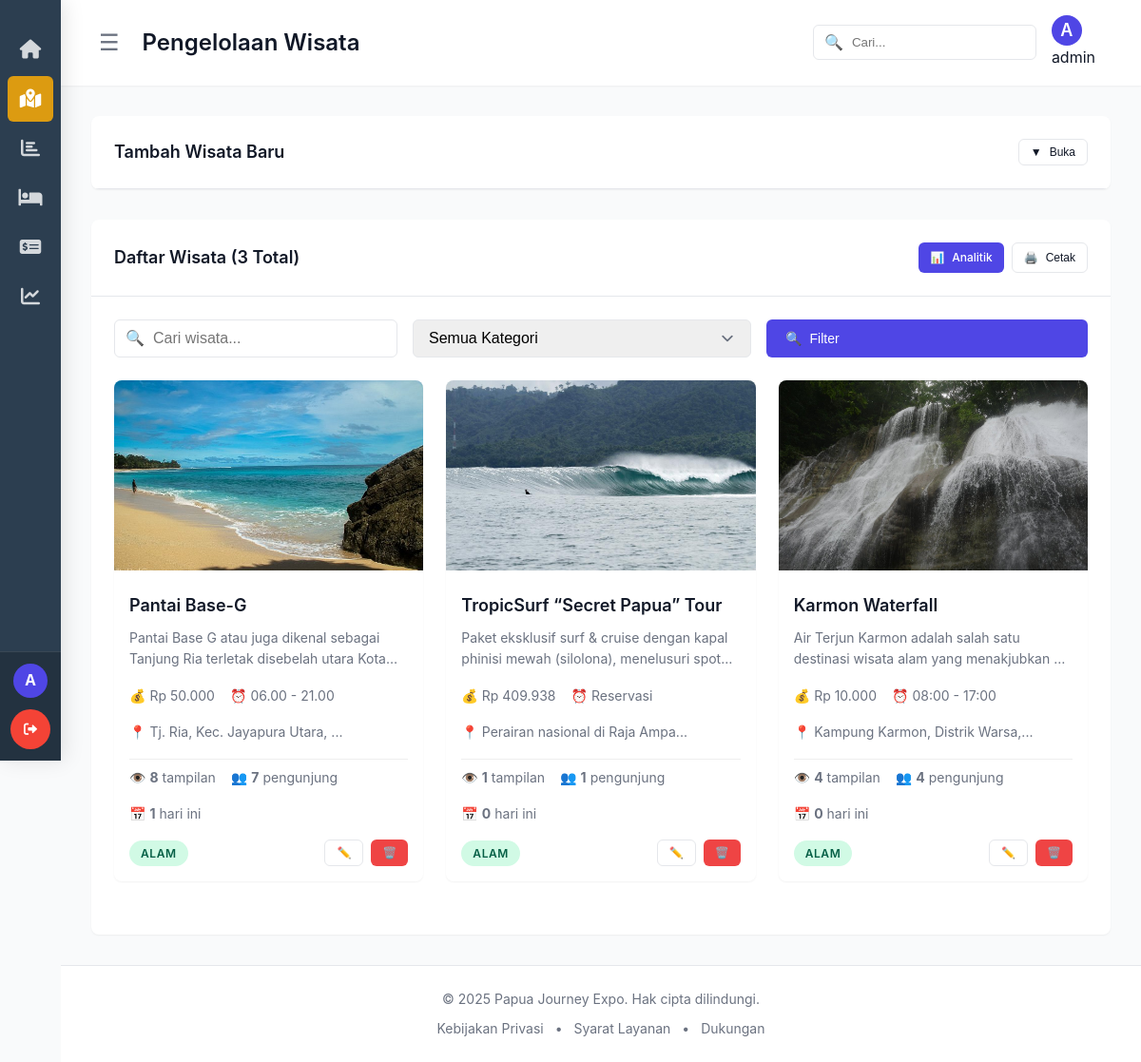
Screenshot of /admin/adminwisata.php (signed in) with the database file from the repository.
### tables this page shows
CREATE TABLE `wisata` (
  `id` int(11) NOT NULL,
  `judul` varchar(255) NOT NULL,
  `deskripsi` text NOT NULL,
  `harga` decimal(10,2) NOT NULL,
  `kategori` enum('budaya','alam') NOT NULL,
  `alamat` text NOT NULL,
  `jam_buka` varchar(100) NOT NULL,
  `photo` varchar(255) NOT NULL,
  `created_at` timestamp NOT NULL DEFAULT current_timestamp(),
  `updated_at` timestamp NOT NULL DEFAULT current_timestamp() ON UPDATE current_timestamp()
);

### admin/adminwisata.php (the view, shortened to what this page needs)
<?php
$db = getDbConnection();
$page = isset($_GET['page']) ? max(1, intval($_GET['page'])) : 1;
$limit = 10;
$offset = ($page - 1) * $limit;
$count_query = "SELECT COUNT(*) as total FROM wisata";
$count_result = mysqli_query($db, $count_query);
$total_records = mysqli_fetch_assoc($count_result)['total'];
$search = isset($_GET['search']) ? mysqli_real_escape_string($db, $_GET['search']) : '';
$where_conditions = [];
$where_clause = !empty($where_conditions) ? "WHERE " . implode(" AND ", $where_conditions) : "";
$wisata_query = "
    SELECT
        w.*,
        COALESCE(COUNT(DISTINCT wv.id), 0) as total_views,
        COALESCE(COUNT(DISTINCT wv.session_id), 0) as unique_visitors,
        COALESCE(COUNT(DISTINCT CASE WHEN DATE(wv.view_date) = CURDATE() THEN wv.id END), 0) as views_today
    FROM wisata w
    LEFT JOIN wisata_views wv ON w.id = wv.wisata_id
    $where_clause
    GROUP BY w.id
    ORDER BY w.created_at DESC
    LIMIT $limit OFFSET $offset
";
$wisata_list = mysqli_query($db, $wisata_query);
?>
<!DOCTYPE html>
<html lang="id">
<head>
    <link rel="stylesheet" href="sidebar.css">
    <link rel="stylesheet" href="admin.css">
</head>
<body>
    <div class="admin-wrapper">
        <?php include 'components/sidebar.php'; ?>
        <div class="main-content" id="mainContent">
            <?php include 'components/header.php'; ?>
            <div class="content-wrapper">
                <div class="card" style="margin-bottom: 2rem;">
                    <div class="card-header">
                        <h3 class="card-title">Tambah Wisata Baru</h3>
                        <button class="btn btn-outline btn-sm" onclick="toggleForm()" id="toggleBtn">
                            <span>▼</span> Buka
                        </button>
                    </div>
                </div>
                <div class="card">
                    <div class="card-header">
                        <h3 class="card-title">Daftar Wisata (<?php echo $total_records; ?> Total)</h3>
                        <div style="display: flex; gap: 0.5rem;">
                            <a href="wisata_analytics.php" class="btn btn-primary btn-sm">
                                <span>📊</span> Analitik
                            </a>
                            <button class="btn btn-outline btn-sm" onclick="window.print()">
                                <span>🖨️</span> Cetak
                            </button>
                        </div>
                    </div>
                    <div class="card-body">
                        <div class="filter-section">
                            <div class="search-box">
                                <input type="text" class="form-control" placeholder="Cari wisata..."
                                       id="searchInput" value="<?php echo htmlspecialchars($search); ?>">
                            </div>
                            <select class="form-control form-select" id="categoryFilter">
                                <option value="">Semua Kategori</option>
                            </select>
                            <button class="btn btn-primary" onclick="applyFilters()">
                                <span>🔍</span> Filter
                            </button>
                        </div>
                        <?php if (mysqli_num_rows($wisata_list) > 0): ?>
                            <div class="wisata-grid">
                                <?php while ($wisata = mysqli_fetch_assoc($wisata_list)): ?>
                                    <div class="wisata-card">
                                        <img src="../uploads/<?php echo htmlspecialchars($wisata['photo']); ?>"
                                             alt="<?php echo htmlspecialchars($wisata['judul']); ?>"
                                             class="wisata-image">
                                        <div class="wisata-content">
                                            <h4 class="wisata-title"><?php echo htmlspecialchars($wisata['judul']); ?></h4>
                                            <p class="wisata-description"><?php echo htmlspecialchars($wisata['deskripsi']); ?></p>
                                            <div class="wisata-details">
                                                <div class="wisata-detail">
                                                    <span>💰</span>
                                                    <span>Rp <?php echo number_format($wisata['harga'], 0, ',', '.'); ?></span>
                                                </div>
                                                <div class="wisata-detail">
                                                    <span>⏰</span>
                                                    <span><?php echo htmlspecialchars($wisata['jam_buka']); ?></span>
                                                </div>
                                                <div class="wisata-detail">
                                                    <span>📍</span>
                                                    <span><?php echo htmlspecialchars(substr($wisata['alamat'], 0, 30)) . '...'; ?></span>
                                                </div>
                                            </div>
                                            <div class="wisata-details" style="margin-top: 0.5rem; padding-top: 0.5rem; border-top: 1px solid #eee;">
                                                <div class="wisata-detail">
                                                    <span>👁️</span>
                                                    <strong><?php echo number_format($wisata['total_views']); ?></strong> tampilan
                                                </div>
                                                <div class="wisata-detail">
                                                    <span>👥</span>
                                                    <strong><?php echo number_format($wisata['unique_visitors']); ?></strong> pengunjung
                                                </div>
                                                <div class="wisata-detail">
                                                    <span>📅</span>
                                                    <strong><?php echo number_format($wisata['views_today']); ?></strong> hari ini
                                                </div>
                                            </div>
                                            <div style="display: flex; justify-content: space-between; align-items: center;">
                                                <span class="badge badge-<?php echo $wisata['kategori'] == 'alam' ? 'success' : ($wisata['kategori'] == 'budaya' ? 'warning' : 'info'); ?>">
                                                    <?php echo ucfirst($wisata['kategori']); ?>
                                                </span>
                                                <div class="action-buttons">
                                                    <button class="btn btn-outline btn-sm" onclick="editWisata(<?php echo $wisata['id']; ?>)">
                                                        ✏️
                                                    </button>
                                                    <button class="btn btn-danger btn-sm" onclick="deleteWisata(<?php echo $wisata['id']; ?>)">
                                                        🗑️
                                                    </button>
                                                </div>
                                            </div>
                                        </div>
                                    </div>
                                <?php endwhile; ?>
                            </div>
                        <?php endif; ?>
                    </div>
                </div>
            </div>
            <?php include 'components/footer.php'; ?>
        </div>
    </div>
</body>
</html>

### admin/sidebar.css (style rules this page uses)
:root { --primary-color: #536245; --secondary-color: #d9d9d9; --button-color: #DC9B11; --button-hover-color: #f4b63b; --text-color: #FFFCF7; --text-color-secondary: #191919; --background-color: #EBE7E4; --transition: all 0.3s ease-in-out; --shadow: #333333b2; --success-color: #4CAF50; --error-color: #f44336; --info-color: #2196F3; }
* { box-sizing: border-box; }

### admin/admin.css (style rules this page uses)
:root { --primary-color: #4F46E5; --primary-hover: #4338CA; --secondary-color: #10B981; --danger-color: #EF4444; --warning-color: #F59E0B; --info-color: #3B82F6; --dark-bg: #1F2937; --sidebar-bg: #111827; --card-bg: #FFFFFF; --text-primary: #111827; --text-secondary: #6B7280; --border-color: #E5E7EB; --shadow-sm: 0 1px 2px 0 rgba(0, 0, 0, 0.05); --shadow-md: 0 4px 6px -1px rgba(0, 0, 0, 0.1), 0 2px 4px -1px rgba(0, 0, 0, 0.06); --shadow-lg: 0 10px 15px -3px rgba(0, 0, 0, 0.1), 0 4px 6px -2px rgba(0, 0, 0, 0.05); }
* { margin: 0; padding: 0; box-sizing: border-box; }
body { font-family: -apple-system, BlinkMacSystemFont, 'Segoe UI', Roboto, Oxygen, Ubuntu, Cantarell, sans-serif; background-color: #F9FAFB; color: var(--text-primary); line-height: 1.6; margin: 0; padding: 0; overflow-x: hidden; overflow-y: auto; scroll-behavior: auto; }
.admin-wrapper { display: flex; min-height: 100vh; position: relative; }
.main-content { flex: 1; margin-left: 256px; transition: margin-left 0.3s ease; min-width: 0; width: calc(100% - 256px); }
.main-content.sidebar-collapsed { margin-left: 64px; width: calc(100% - 64px); }
@media (max-width: 1400px) { .main-content { margin-left: 64px; width: calc(100% - 64px); } }
.content-wrapper { padding: 2rem; max-width: 100%; overflow-x: hidden; overflow-y: visible; min-height: calc(100vh - 64px); }
.content-wrapper .card-body { overflow-x: auto; }
html, body { scroll-behavior: auto !important; }
* { scroll-behavior: auto !important; }
.card { background: var(--card-bg); border-radius: 0.5rem; box-shadow: var(--shadow-sm); overflow: hidden; position: relative; }
.card-header { padding: 1.5rem; border-bottom: 1px solid var(--border-color); display: flex; justify-content: space-between; align-items: center; }
.card-title { font-size: 1.125rem; font-weight: 600; color: var(--text-primary); }
.card-body { padding: 1.5rem; }
.badge { display: inline-flex; align-items: center; padding: 0.25rem 0.75rem; border-radius: 9999px; font-size: 0.75rem; font-weight: 600; text-transform: uppercase; letter-spacing: 0.05em; }
.badge-success { background: #D1FAE5; color: #065F46; }
.form-control { width: 100%; padding: 0.625rem 1rem; border: 1px solid var(--border-color); border-radius: 0.375rem; font-size: 1rem; transition: all 0.2s; }
.form-select { appearance: none; background-position: right 0.75rem center; background-repeat: no-repeat; background-size: 1.5em 1.5em; padding-right: 2.5rem; }
.btn { display: inline-flex; align-items: center; gap: 0.5rem; padding: 0.625rem 1.25rem; border: none; border-radius: 0.375rem; font-size: 0.875rem; font-weight: 500; text-decoration: none; cursor: pointer; transition: all 0.2s; }
.btn-primary { background: var(--primary-color); color: white; }
.btn-danger { background: var(--danger-color); color: white; }
.btn-outline { background: transparent; border: 1px solid var(--border-color); color: var(--text-primary); }
.btn-sm { padding: 0.375rem 0.75rem; font-size: 0.75rem; }
.action-buttons { display: flex; gap: 0.5rem; }
.search-box { position: relative; max-width: 400px; }
.search-box input { width: 100%; padding: 0.625rem 1rem 0.625rem 2.5rem; border: 1px solid var(--border-color); border-radius: 0.375rem; }
.search-box::before { content: "🔍"; position: absolute; left: 0.75rem; top: 50%; transform: translateY(-50%); color: var(--text-secondary); }

### rows the page displays
wisata: photo (picture), judul "Pantai Base-G", deskripsi "Pantai Base G atau juga dikenal sebagai Tanjung Ria terletak disebelah utara…", harga "50.000", jam_buka "06.00 - 21.00", alamat "Tj. Ria, Kec. Jayapura Utara,", total_views "8", unique_visitors "7", views_today "1", kategori "ALAM"
wisata: photo (picture), judul "TropicSurf “Secret Papua” Tour", deskripsi "Paket eksklusif surf & cruise dengan kapal phinisi mewah (silolona), menelusuri…", harga "409.938", jam_buka "Reservasi", alamat "Perairan nasional di Raja Ampa", total_views "1", unique_visitors "1", views_today "0", kategori "ALAM"
wisata: photo (picture), judul "Karmon Waterfall", deskripsi "Air Terjun Karmon adalah salah satu destinasi wisata alam yang menakjubkan…", harga "10.000", jam_buka "08:00 - 17:00", alamat "Kampung Karmon, Distrik Warsa,", total_views "4", unique_visitors "4", views_today "0", kategori "ALAM"

### other values shown
substr($_SESSION['admin_username'] ?? 'A', 0, 1) "A"
$page_title "Pengelolaan Wisata"
substr($admin_username, 0, 1) "A"
$admin_username "admin"
$total_records "3"
